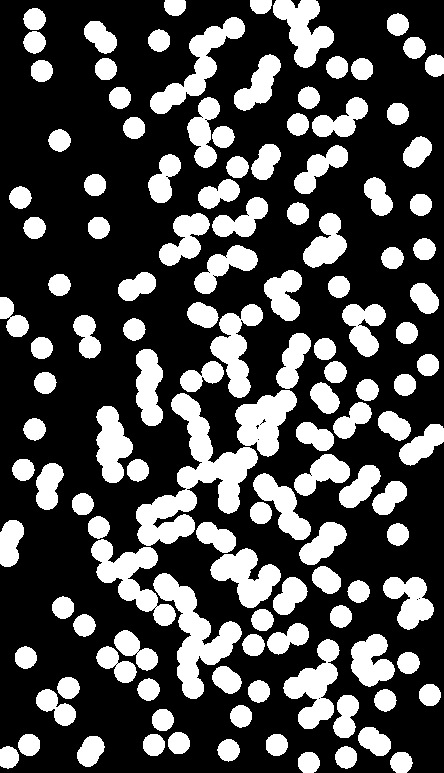
#> input picture proj2/exam2.jpg, 444 x 773 px
$ jupyter execute exam2.ipynb
#> lines starting #> are read from the running program, lines starting #| are printed output that depends on the picture; after the words box and inside, x2 and y2 are one past the last pixel; in counts of white or black regions, pixels touching at a corner belong together
[cell 1]
import cv2
import numpy as np
import matplotlib.pyplot as plt
import math

# 載入圖片
image = cv2.imread('./exam2.jpg')
#> image is the input picture: shape (773, 444, 3); min 0, max 255, mean 76.2
# 轉灰階
gray = cv2.cvtColor(image, cv2.COLOR_BGR2GRAY)
# 二值化
thresh = cv2.threshold(gray, 0, 255, cv2.THRESH_BINARY + cv2.THRESH_OTSU)[1]
#> thresh: shape (773, 444); 29.9% white; 129 white regions

single_area = 375

# 尋找圖形輪廓
cnts = cv2.findContours(thresh, cv2.RETR_EXTERNAL, cv2.CHAIN_APPROX_SIMPLE)
#> cnts = 129 contours; largest, box (x1, y1, x2, y2) and area: (136, 393, 258, 546) 5843, (153, 573, 242, 699) 3660, (91, 539, 176, 626) 2608, (150, 17, 245, 114) 2436, (235, 390, 297, 457) 2347
cnts = cnts[0] if len(cnts) == 2 else cnts[1]
for c in cnts:
    # 找面積
    area = cv2.contourArea(c)
    # 尋找重疊數量
    blob_area = math.ceil(area/single_area)
    # 標記重疊與非重疊
    if blob_area > 1:
        cv2.drawContours(image, [c], -1, (36,255,12), 2)
    else:
        cv2.drawContours(image, [c], -1, (0,0,255), 2)
#> this loop made 129 passes
#> (area, blob_area) on passes 1 to 12: (351, 1), (348.5, 1), (358, 1), (323, 1), (357.5, 1), (569, 2), (359, 1), (357.5, 1), (356.5, 1), (358, 1), (616, 2), (355.5, 1)
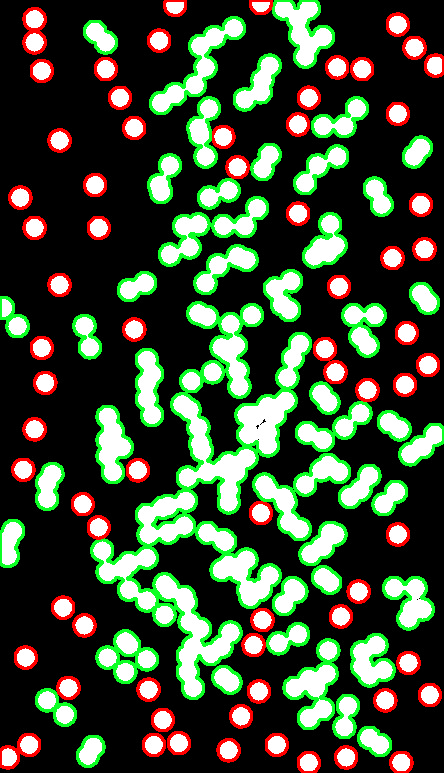
#> image: shape (773, 444, 3); 14.85% of pixels changed, all inside (x1, y1, x2, y2) = (0, 0, 444, 773)

plt.figure(figsize=(10, 7))
plt.imshow(image)
